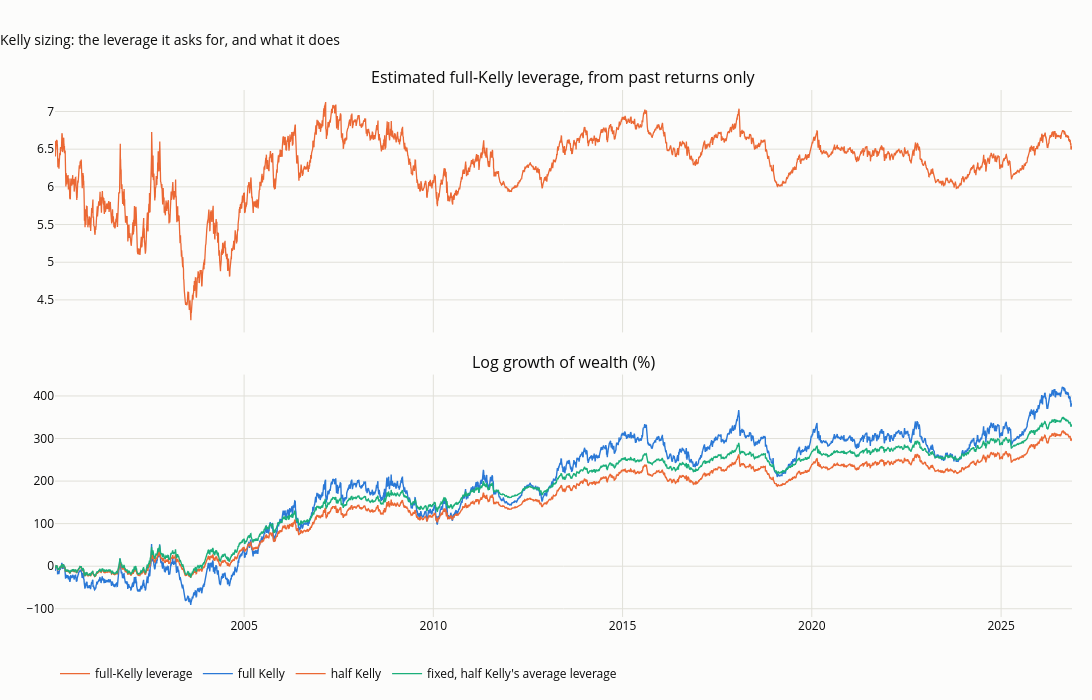

Notebook code for this chart:
### Code cell
fig = make_subplots(rows=2, cols=1, shared_xaxes=True, vertical_spacing=0.08,
                    subplot_titles=("Estimated full-Kelly leverage, from past returns only", "Log growth of wealth (%)"))
fig.add_scatter(x=f_full.loc[START:].index, y=f_full.loc[START:], name="full-Kelly leverage", mode="lines", line=dict(width=1.3, color=SERIES[1]), row=1, col=1)
for j, (nm, x) in enumerate((("full Kelly", kelly_full), ("half Kelly", kelly_half), ("fixed, half Kelly's average leverage", fixed))):
    fig.add_scatter(x=x.index, y=100 * x.cumsum(), name=nm, mode="lines", line=dict(width=1.4, color=SERIES[j]), row=2, col=1)
fig.update_layout(title="Kelly sizing: the leverage it asks for, and what it does", height=700, width=1150, margin=dict(t=90),
                  legend=dict(orientation="h", y=-0.08, x=0))
save_figure(fig, "09_02_kelly", FIG)
fig

### Figure 1 — Plotly figure (JSON) as saved in the notebook; plotly's stock layout.template omitted (floating-point values rounded to 4 significant figures; data arrays with more than 128 entries replaced by an {"elided": "..."} marker saying what was removed)
{"data": [{"line": {"color": "#eb6834", "width": 1.3}, "mode": "lines", "name": "full-Kelly leverage", "type": "scatter", "x": {"elided": "6759 str values"}, "xaxis": "x", "y": {"elided": "6759 float values"}, "yaxis": "y"}, {"line": {"color": "#2a78d6", "width": 1.4}, "mode": "lines", "name": "full Kelly", "type": "scatter", "x": {"elided": "6759 str values"}, "xaxis": "x2", "y": {"elided": "6759 float values"}, "yaxis": "y2"}, {"line": {"color": "#eb6834", "width": 1.4}, "mode": "lines", "name": "half Kelly", "type": "scatter", "x": {"elided": "6759 str values"}, "xaxis": "x2", "y": {"elided": "6759 float values"}, "yaxis": "y2"}, {"line": {"color": "#1baf7a", "width": 1.4}, "mode": "lines", "name": "fixed, half Kelly's average leverage", "type": "scatter", "x": {"elided": "6759 str values"}, "xaxis": "x2", "y": {"elided": "6759 float values"}, "yaxis": "y2"}], "layout": {"annotations": [{"font": {"size": 16}, "showarrow": false, "text": "Estimated full-Kelly leverage, from past returns only", "x": 0.5, "xanchor": "center", "xref": "paper", "y": 1.0, "yanchor": "bottom", "yref": "paper"}, {"font": {"size": 16}, "showarrow": false, "text": "Log growth of wealth (%)", "x": 0.5, "xanchor": "center", "xref": "paper", "y": 0.46, "yanchor": "bottom", "yref": "paper"}], "height": 700, "legend": {"orientation": "h", "x": 0, "y": -0.08}, "margin": {"t": 90}, "title": {"text": "Kelly sizing: the leverage it asks for, and what it does"}, "width": 1150, "xaxis": {"anchor": "y", "domain": [0.0, 1.0], "matches": "x2", "showticklabels": false}, "xaxis2": {"anchor": "y2", "domain": [0.0, 1.0]}, "yaxis": {"anchor": "x", "domain": [0.54, 1.0]}, "yaxis2": {"anchor": "x2", "domain": [0.0, 0.46]}}}
